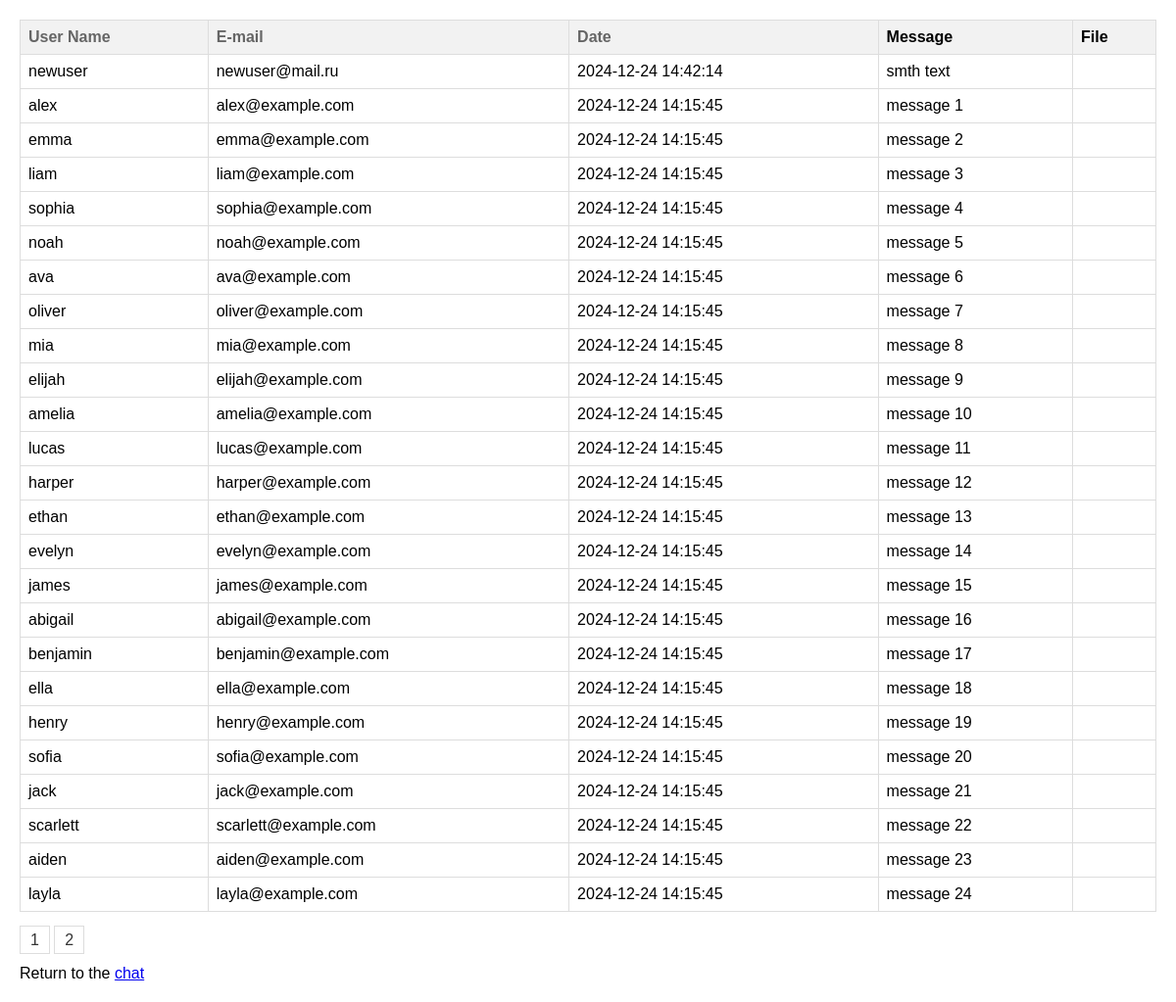
The page /displayMessages.php on the database its author committed.
### tables this page shows
CREATE TABLE `messages` (
  `id` int NOT NULL AUTO_INCREMENT,
  `username` varchar(45) NOT NULL,
  `email` varchar(100) NOT NULL,
  `text` text NOT NULL,
  `created_at` timestamp NULL DEFAULT CURRENT_TIMESTAMP,
  `file_path` varchar(255) DEFAULT NULL,
  PRIMARY KEY (`id`)
);

### displayMessages.php (the view, shortened to what this page needs)
<!DOCTYPE html>
<html lang="en">
<head>
    <link rel="stylesheet" href="style.css">
</head>
<body>
<?php
require_once 'db.php';
$sortField = isset($_GET['sort']) ? $_GET['sort'] : 'created_at';
$sortOrder = isset($_GET['order']) && strtolower($_GET['order']) === 'asc' ? 'ASC' : 'DESC';
$page = isset($_GET['page']) ? (int)$_GET['page'] : 1;
$limit = 25;
$offset = ($page - 1) * $limit;
 $sql = "SELECT * FROM messages ORDER BY $sortField $sortOrder LIMIT $limit OFFSET $offset";
$result = $connect->query($sql);
echo "<table>";
echo "<tr>
        <th><a href='?sort=username&order=" . ($sortOrder === 'ASC' ? 'desc' : 'asc') . "'>User Name</a></th>
        <th><a href='?sort=email&order=" . ($sortOrder === 'ASC' ? 'desc' : 'asc') . "'>E-mail</a></th>
        <th><a href='?sort=created_at&order=" . ($sortOrder === 'ASC' ? 'desc' : 'asc') . "'>Date</a></th>
        <th>Message</th>
        <th>File</th>
      </tr>";
while ($row = $result->fetch_assoc()) {
    echo "<tr>
            <td>{$row['username']}</td>
            <td>{$row['email']}</td>
            <td>{$row['created_at']}</td>
            <td>{$row['text']}</td>
            <td>";
    echo "</td></tr>";
}
echo "</table>";
$totalMessages = $connect->query("SELECT COUNT(*) AS count FROM messages")->fetch_assoc()['count'];
$totalPages = ceil($totalMessages / $limit);
echo "<div class='pages'>";
for ($i = 1; $i <= $totalPages; $i++) {
    echo "<a href='?page=$i&sort=$sortField&order=$sortOrder'>$i</a> ";
}
echo "</div>";
echo "<p>Return to the <a href='formChat.php'>chat</a></p>";
?>
</body>
</html>

### style.css (style rules this page uses)
body { font-family: Arial, sans-serif; margin: 20px; padding: 0; }
table { width: 100%; border-collapse: collapse; margin: 20px 0; }
table, th, td { border: 1px solid #ddd; padding: 8px; }
th { background-color: #f2f2f2; text-align: left; }
th a { text-decoration: none; color: #656565; }
.pages a { padding: 5px 10px; border: 1px solid #ddd; text-decoration: none; color: #333; }

### rows shown on the page
messages: username "newuser", email "newuser@mail.ru", created_at "2024-12-24 14:42:14", text "smth text"
messages: username "alex", email "alex@example.com", created_at "2024-12-24 14:15:45", text "message 1"
messages: username "emma", email "emma@example.com", created_at "2024-12-24 14:15:45", text "message 2"
messages: username "liam", email "liam@example.com", created_at "2024-12-24 14:15:45", text "message 3"
messages: username "sophia", email "sophia@example.com", created_at "2024-12-24 14:15:45", text "message 4"
messages: username "noah", email "noah@example.com", created_at "2024-12-24 14:15:45", text "message 5"
messages: username "ava", email "ava@example.com", created_at "2024-12-24 14:15:45", text "message 6"
messages: username "oliver", email "oliver@example.com", created_at "2024-12-24 14:15:45", text "message 7"
messages: username "mia", email "mia@example.com", created_at "2024-12-24 14:15:45", text "message 8"
messages: username "elijah", email "elijah@example.com", created_at "2024-12-24 14:15:45", text "message 9"
messages: username "amelia", email "amelia@example.com", created_at "2024-12-24 14:15:45", text "message 10"
messages: username "lucas", email "lucas@example.com", created_at "2024-12-24 14:15:45", text "message 11"
messages: username "harper", email "harper@example.com", created_at "2024-12-24 14:15:45", text "message 12"
messages: username "ethan", email "ethan@example.com", created_at "2024-12-24 14:15:45", text "message 13"
messages: username "evelyn", email "evelyn@example.com", created_at "2024-12-24 14:15:45", text "message 14"
messages: username "james", email "james@example.com", created_at "2024-12-24 14:15:45", text "message 15"
messages: username "abigail", email "abigail@example.com", created_at "2024-12-24 14:15:45", text "message 16"
messages: username "benjamin", email "benjamin@example.com", created_at "2024-12-24 14:15:45", text "message 17"
messages: username "ella", email "ella@example.com", created_at "2024-12-24 14:15:45", text "message 18"
messages: username "henry", email "henry@example.com", created_at "2024-12-24 14:15:45", text "message 19"
messages: username "sofia", email "sofia@example.com", created_at "2024-12-24 14:15:45", text "message 20"
messages: username "jack", email "jack@example.com", created_at "2024-12-24 14:15:45", text "message 21"
messages: username "scarlett", email "scarlett@example.com", created_at "2024-12-24 14:15:45", text "message 22"
messages: username "aiden", email "aiden@example.com", created_at "2024-12-24 14:15:45", text "message 23"
messages: username "layla", email "layla@example.com", created_at "2024-12-24 14:15:45", text "message 24"
